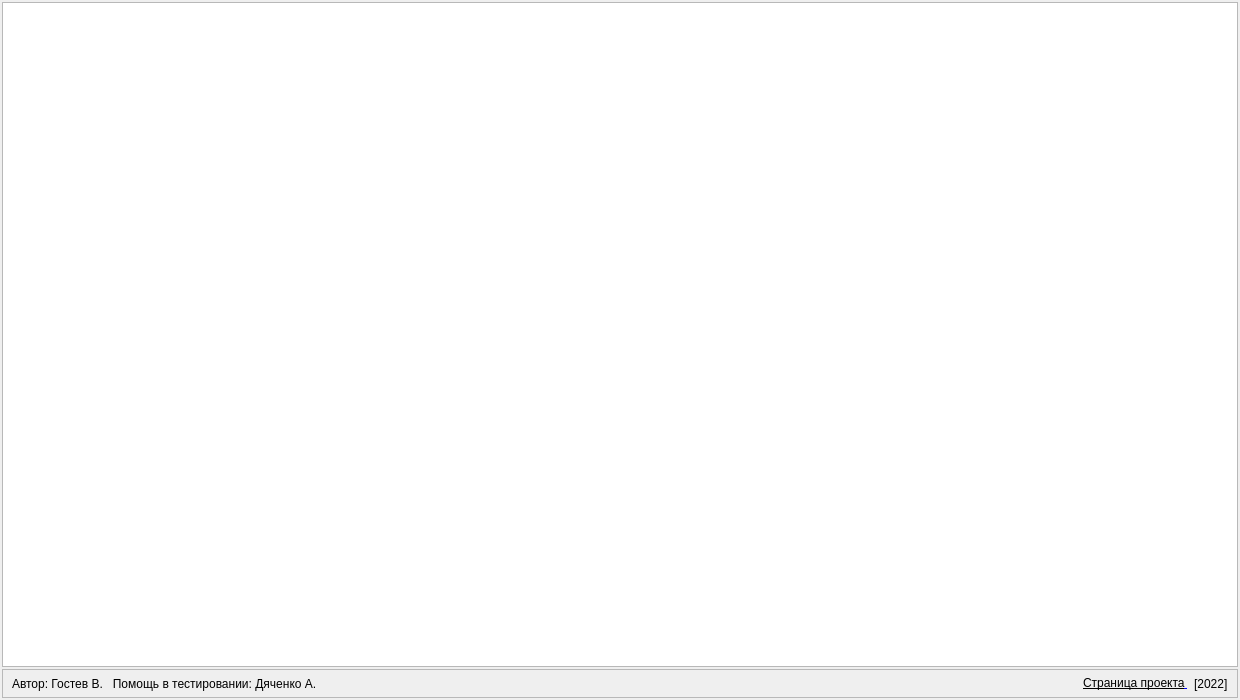
<?xml version="1.0" encoding="UTF-8"?>
<ui version="4.0">
 <class>Dialog</class>
 <widget class="QDialog" name="Dialog">
  <property name="geometry">
   <rect>
    <x>0</x>
    <y>0</y>
    <width>1240</width>
    <height>700</height>
   </rect>
  </property>
  <property name="windowTitle">
   <string>Dialog</string>
  </property>
  <layout class="QVBoxLayout" name="verticalLayout">
   <property name="spacing">
    <number>2</number>
   </property>
   <property name="leftMargin">
    <number>2</number>
   </property>
   <property name="topMargin">
    <number>2</number>
   </property>
   <property name="rightMargin">
    <number>2</number>
   </property>
   <property name="bottomMargin">
    <number>2</number>
   </property>
   <item>
    <widget class="QPlainTextEdit" name="text">
     <property name="font">
      <font>
       <family>Segoe UI</family>
       <pointsize>12</pointsize>
      </font>
     </property>
     <property name="readOnly">
      <bool>true</bool>
     </property>
     <property name="plainText">
      <string/>
     </property>
    </widget>
   </item>
   <item>
    <widget class="QFrame" name="frame">
     <property name="minimumSize">
      <size>
       <width>0</width>
       <height>0</height>
      </size>
     </property>
     <property name="maximumSize">
      <size>
       <width>16777215</width>
       <height>16777215</height>
      </size>
     </property>
     <property name="frameShape">
      <enum>QFrame::StyledPanel</enum>
     </property>
     <property name="frameShadow">
      <enum>QFrame::Raised</enum>
     </property>
     <layout class="QHBoxLayout" name="horizontalLayout">
      <property name="topMargin">
       <number>2</number>
      </property>
      <property name="bottomMargin">
       <number>2</number>
      </property>
      <item>
       <widget class="QLabel" name="label">
        <property name="sizePolicy">
         <sizepolicy hsizetype="Expanding" vsizetype="Preferred">
          <horstretch>0</horstretch>
          <verstretch>0</verstretch>
         </sizepolicy>
        </property>
        <property name="minimumSize">
         <size>
          <width>0</width>
          <height>23</height>
         </size>
        </property>
        <property name="maximumSize">
         <size>
          <width>16777215</width>
          <height>23</height>
         </size>
        </property>
        <property name="text">
         <string>Автор: Гостев В.   Помощь в тестировании: Дяченко А.</string>
        </property>
       </widget>
      </item>
      <item>
       <widget class="QLabel" name="project_link">
        <property name="cursor">
         <cursorShape>PointingHandCursor</cursorShape>
        </property>
        <property name="text">
         <string>&lt;a href=&quot;https://github.com/Wrexan/MDA&quot;&gt; &lt;font size=3 color=black&gt;Страница проекта&lt;/font&gt; &lt;/a&gt;</string>
        </property>
        <property name="openExternalLinks">
         <bool>true</bool>
        </property>
       </widget>
      </item>
      <item>
       <widget class="QLabel" name="label_2">
        <property name="text">
         <string>[2022]</string>
        </property>
       </widget>
      </item>
     </layout>
    </widget>
   </item>
  </layout>
 </widget>
 <resources/>
 <connections/>
</ui>
